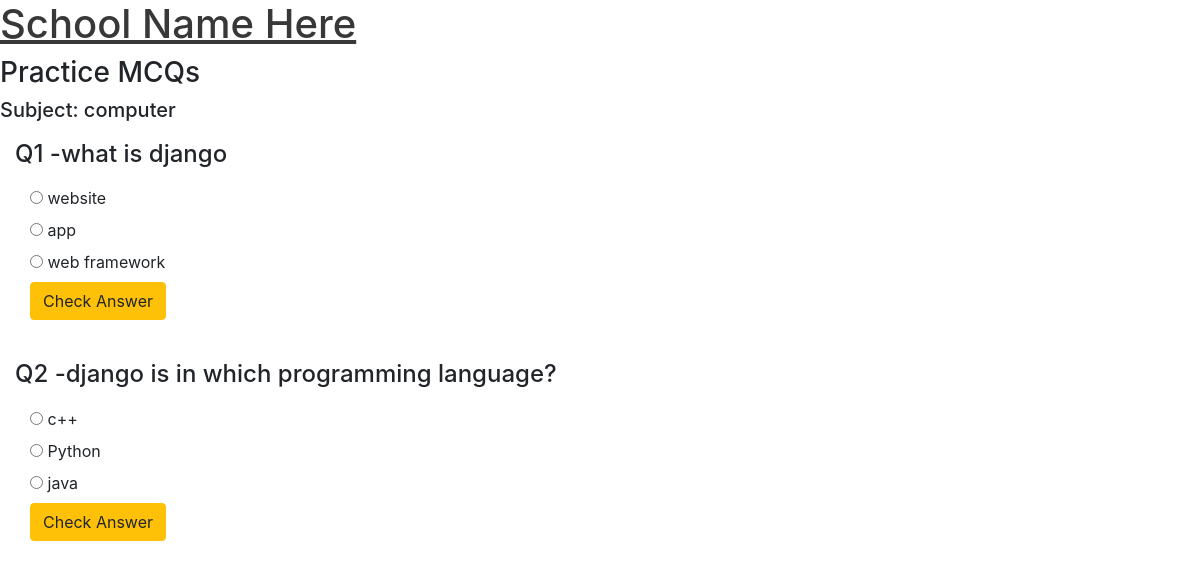
The app's page /assignments/8/ with its own data.
### assignments/models.py (models this page shows, shortened)
class Assignment(models.Model):
    marks = models.IntegerField(default=0)
    subject = models.CharField(max_length=120)
    class_name = models.ForeignKey(
        Classs, on_delete=models.CASCADE, blank=True, null=True)

class Question(models.Model):
    question_text = models.CharField(max_length=500)
    answer_text = models.CharField(max_length=500)
    assignment = models.ForeignKey(Assignment, on_delete=models.CASCADE)

class Choice(models.Model):
    choice_text = models.CharField(max_length=500)
    question = models.ForeignKey(Question, on_delete=models.CASCADE)

### assignments/views.py (the view)
# urls.py: path('<pk>/', AssignmentDetailView.as_view(), name='assignment-detail'),
class AssignmentDetailView(DetailView):
    model = Assignment
    template_name = "assignment_detail.html"
    context_object_name = 'a'

### assignments/templates/assignment_detail.html (shortened to what this page needs)
{% extends "base.html" %}
{% block content %}
<h3>Practice MCQs </h3>
<h5>Subject: {{a.subject}}</h5>
{% for q in a.question_set.all  %}
<div style='padding:10px;margin:5px'>
<h4>Q{{forloop.counter}} -{{q.question_text}}</h4>
<div style='padding:10px;margin:5px'>
<form action="{% url 'assignments:vote' q.id %}" method="post">
{% for choice in q.choice_set.all %}
    <input type="radio" name="choice" id="choice{{ forloop.counter }}" value="{{ choice.id }}">
    <label for="choice{{ forloop.counter }}">{{choice.choice_text}}</label><br>
{% endfor %}
<input type="submit" value="Check Answer" class="btn btn-warning">
</form>
</div>
</div>
{% endfor %}
{% endblock content %}

### records on screen
Assignment: subject "computer"
Question: question_text "what is django"
Choice: choice_text "website"
Choice: choice_text "app"
Choice: choice_text "web framework"
Question: question_text "django is in which programming language?"
Choice: choice_text "c++"
Choice: choice_text "Python"
Choice: choice_text "java"
